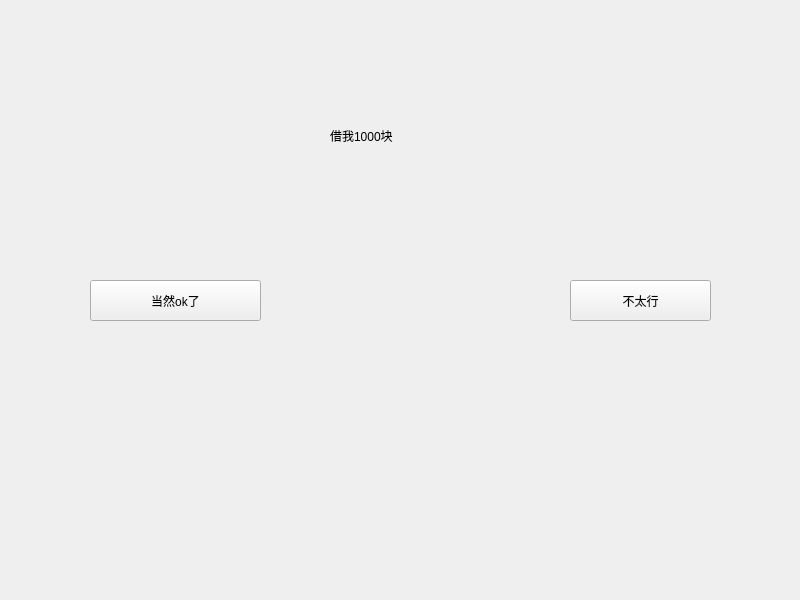
<?xml version="1.0" encoding="UTF-8"?>
<ui version="4.0">
 <class>Widget</class>
 <widget class="QWidget" name="Widget">
  <property name="geometry">
   <rect>
    <x>0</x>
    <y>0</y>
    <width>800</width>
    <height>600</height>
   </rect>
  </property>
  <property name="windowTitle">
   <string>Widget</string>
  </property>
  <widget class="QLabel" name="label">
   <property name="geometry">
    <rect>
     <x>330</x>
     <y>90</y>
     <width>291</width>
     <height>91</height>
    </rect>
   </property>
   <property name="text">
    <string>借我1000块</string>
   </property>
  </widget>
  <widget class="QPushButton" name="pushButton">
   <property name="geometry">
    <rect>
     <x>90</x>
     <y>280</y>
     <width>171</width>
     <height>41</height>
    </rect>
   </property>
   <property name="text">
    <string>当然ok了</string>
   </property>
  </widget>
  <widget class="QPushButton" name="pushButton_2">
   <property name="geometry">
    <rect>
     <x>570</x>
     <y>280</y>
     <width>141</width>
     <height>41</height>
    </rect>
   </property>
   <property name="text">
    <string>不太行</string>
   </property>
  </widget>
 </widget>
 <resources/>
 <connections/>
</ui>
